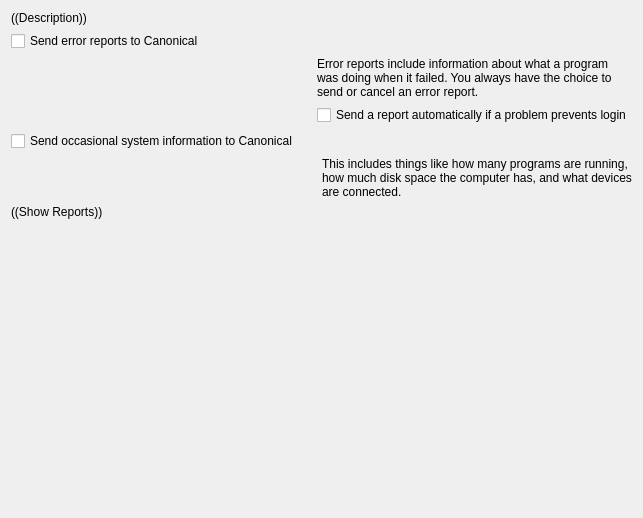
<?xml version="1.0" encoding="UTF-8"?>
<ui version="4.0">
 <class>Module</class>
 <widget class="QWidget" name="Module">
  <property name="geometry">
   <rect>
    <x>0</x>
    <y>0</y>
    <width>643</width>
    <height>518</height>
   </rect>
  </property>
  <layout class="QVBoxLayout" name="verticalLayout_2">
   <item>
    <widget class="QLabel" name="headingLabel">
     <property name="text">
      <string notr="true">((Description))</string>
     </property>
     <property name="wordWrap">
      <bool>true</bool>
     </property>
    </widget>
   </item>
   <item>
    <widget class="QCheckBox" name="crashesCheckBox">
     <property name="text">
      <string>Send error reports to Canonical</string>
     </property>
    </widget>
   </item>
   <item>
    <layout class="QHBoxLayout" name="horizontalLayout_3">
     <item>
      <spacer name="crashesSpacer">
       <property name="orientation">
        <enum>Qt::Horizontal</enum>
       </property>
       <property name="sizeHint" stdset="0">
        <size>
         <width>40</width>
         <height>20</height>
        </size>
       </property>
      </spacer>
     </item>
     <item>
      <layout class="QVBoxLayout" name="verticalLayout">
       <item>
        <widget class="QLabel" name="crashesDescriptionLabel">
         <property name="sizePolicy">
          <sizepolicy hsizetype="Expanding" vsizetype="Minimum">
           <horstretch>0</horstretch>
           <verstretch>0</verstretch>
          </sizepolicy>
         </property>
         <property name="text">
          <string>Error reports include information about what a program was doing when it failed. You always have the choice to send or cancel an error report.</string>
         </property>
         <property name="wordWrap">
          <bool>true</bool>
         </property>
        </widget>
       </item>
       <item>
        <widget class="QCheckBox" name="autoCheckBox">
         <property name="text">
          <string>Send a report automatically if a problem prevents login</string>
         </property>
        </widget>
       </item>
      </layout>
     </item>
    </layout>
   </item>
   <item>
    <widget class="QCheckBox" name="metricsCheckBox">
     <property name="text">
      <string>Send occasional system information to Canonical</string>
     </property>
    </widget>
   </item>
   <item>
    <layout class="QHBoxLayout" name="metricsLayout">
     <item>
      <spacer name="metricsSpacer">
       <property name="orientation">
        <enum>Qt::Horizontal</enum>
       </property>
       <property name="sizeHint" stdset="0">
        <size>
         <width>40</width>
         <height>20</height>
        </size>
       </property>
      </spacer>
     </item>
     <item>
      <widget class="QLabel" name="metricsDescriptionLabel">
       <property name="sizePolicy">
        <sizepolicy hsizetype="Expanding" vsizetype="Minimum">
         <horstretch>0</horstretch>
         <verstretch>0</verstretch>
        </sizepolicy>
       </property>
       <property name="text">
        <string>This includes things like how many programs are running, how much disk space the computer has, and what devices are connected.</string>
       </property>
       <property name="wordWrap">
        <bool>true</bool>
       </property>
      </widget>
     </item>
    </layout>
   </item>
   <item>
    <widget class="QLabel" name="previousReportsLabel">
     <property name="text">
      <string notr="true">((Show Reports))</string>
     </property>
    </widget>
   </item>
   <item>
    <spacer name="verticalSpacer">
     <property name="orientation">
      <enum>Qt::Vertical</enum>
     </property>
     <property name="sizeType">
      <enum>QSizePolicy::MinimumExpanding</enum>
     </property>
     <property name="sizeHint" stdset="0">
      <size>
       <width>1</width>
       <height>1</height>
      </size>
     </property>
    </spacer>
   </item>
  </layout>
 </widget>
 <resources/>
 <connections/>
</ui>
